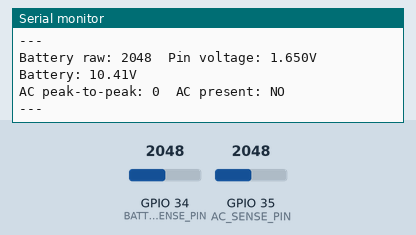
Recording of a sketch running on a simulated ESP32. Parts: the last lines printed to the serial monitor. Inputs (shaded band) come from the test bench; at power-on: GPIO 34 (BATTERY_SENSE_PIN) = 2048, GPIO 35 (AC_SENSE_PIN) = 2048.

Above: at 1.2 s.
1.3 s: GPIO 34 (BATTERY_SENSE_PIN) set to 2866
At 2.6 s:
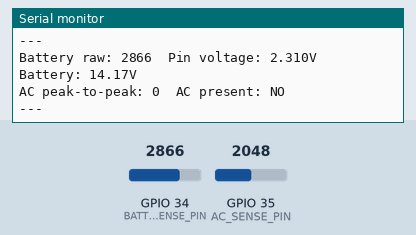
2.8 s: GPIO 34 (BATTERY_SENSE_PIN) set to 3603
At 4.0 s:
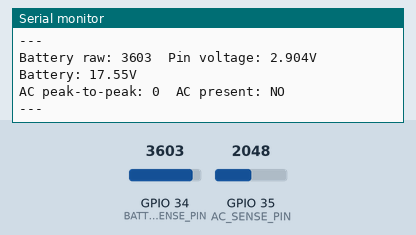
Timing chart, 0 to 5.8 s (numbered marks = the images above; inputs shaded):
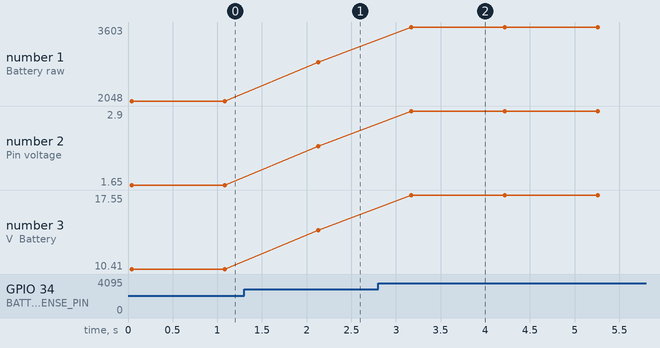

The sketch:

controller-voltageSenseTest.ino
```cpp
// ================================================================
// SENSOR TEST SKETCH — Updated
// Averaged battery reading, raised AC threshold
// ================================================================

#define BATTERY_SENSE_PIN   34
#define AC_SENSE_PIN        35
#define SAMPLE_COUNT        100
#define SAMPLE_INTERVAL_US  200
#define AC_THRESHOLD        300    // Raised from 100

#define DIVIDER_RATIO       0.17543
#define VOLTAGE_CAL_OFFSET  1.0

void setup() {
  Serial.begin(115200);
  Serial.println("Sensor test starting...");
  Serial.println("---");
}

void loop() {
  // ── Battery voltage — 16 sample average ─────────────────────
  long batterySum = 0;
  for (int i = 0; i < 16; i++) {
    batterySum += analogRead(BATTERY_SENSE_PIN);
    delayMicroseconds(500);
  }
  int rawBattery = batterySum / 16;
  float pinVoltage = (rawBattery / 4095.0) * 3.3;
  float batteryVoltage = (pinVoltage / DIVIDER_RATIO) + VOLTAGE_CAL_OFFSET;

// ── AC presence — confirmed over two consecutive readings ─────
static bool lastACReading = false;
static bool confirmedAC = false;

int maxVal = 0;
int minVal = 4095;

for (int i = 0; i < SAMPLE_COUNT; i++) {
  int sample = analogRead(AC_SENSE_PIN);
  if (sample > maxVal) maxVal = sample;
  if (sample < minVal) minVal = sample;
  delayMicroseconds(SAMPLE_INTERVAL_US);
}

int peakToPeak = maxVal - minVal;
bool currentReading = peakToPeak > AC_THRESHOLD;

// Only confirm state change if two consecutive readings agree
if (currentReading == lastACReading) {
  confirmedAC = currentReading;
}
lastACReading = currentReading;
bool acPresent = confirmedAC;

  // ── Print results ────────────────────────────────────────────
  Serial.print("Battery raw: ");
  Serial.print(rawBattery);
  Serial.print("  Pin voltage: ");
  Serial.print(pinVoltage, 3);
  Serial.print("V  Battery: ");
  Serial.print(batteryVoltage, 2);
  Serial.println("V");

  Serial.print("AC peak-to-peak: ");
  Serial.print(peakToPeak);
  Serial.print("  AC present: ");
  Serial.println(acPresent ? "YES" : "NO");

  Serial.println("---");
  delay(1000);
}
```

Measured:
- after the input at 1.3 s, the serial monitor: prints a new line after 0.83 s (image 1)
- after the input at 2.8 s, the serial monitor: prints a new line after 0.37 s (image 2)
- plotted number 1: 2048 → 2866 after the input at 1.3 s, 2866 → 3603 after the input at 2.8 s
- plotted number 2: 1.65 → 2.31 after the input at 1.3 s, 2.31 → 2.9 after the input at 2.8 s
- plotted number 3: 10.41 → 14.17 after the input at 1.3 s, 14.17 → 17.55 after the input at 2.8 s
